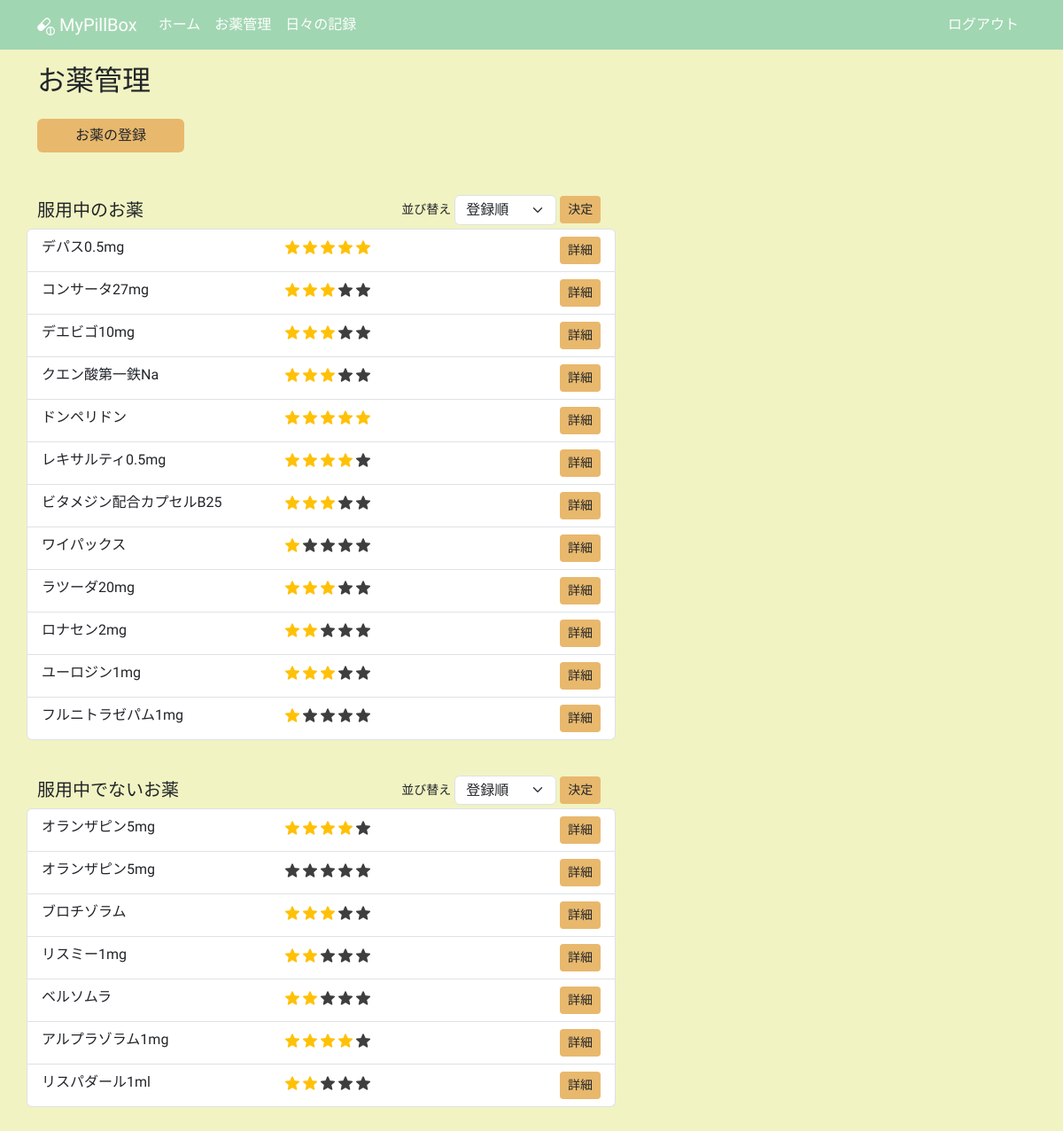
Before: /medicines (signed in) with the older database file.
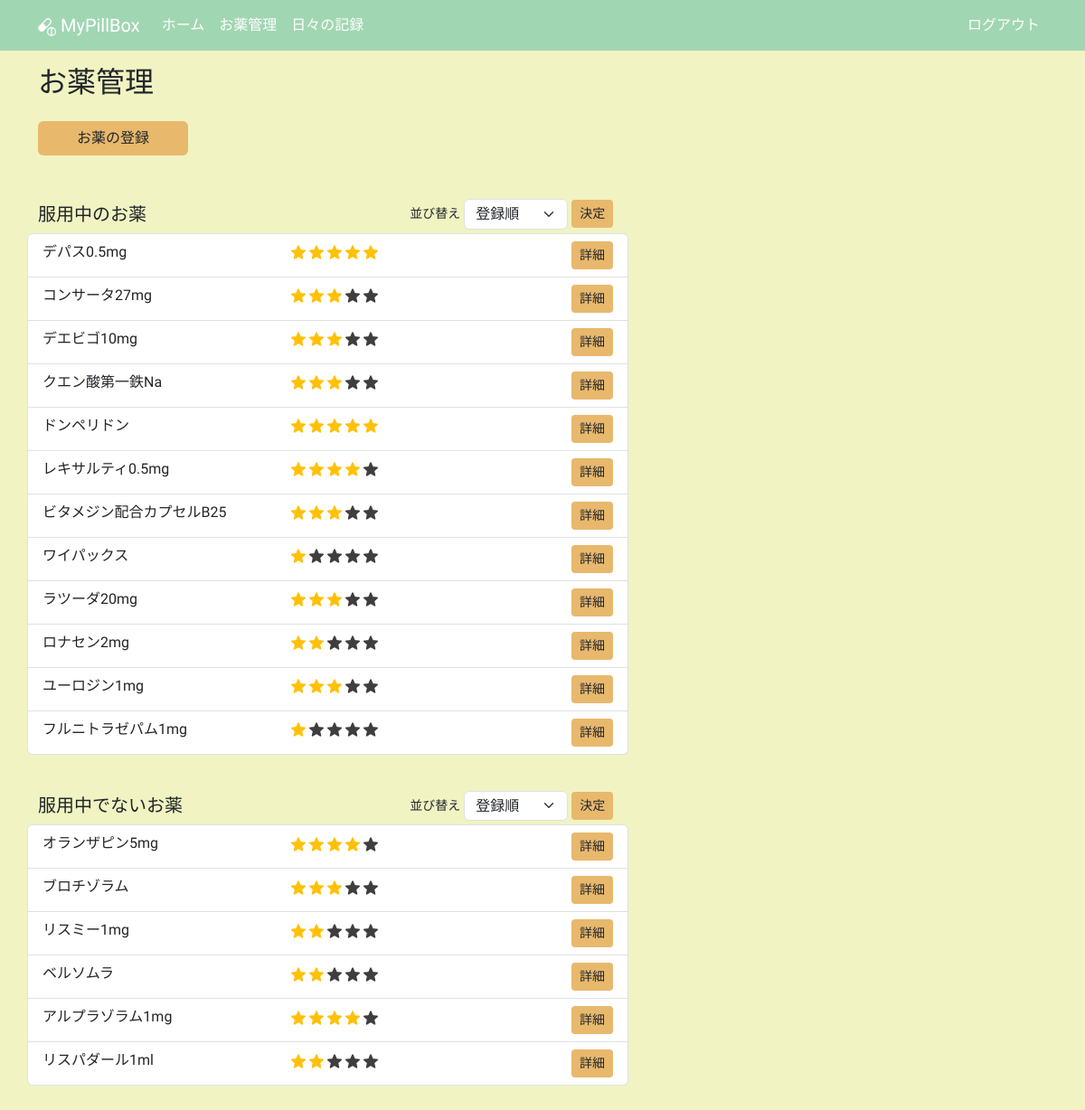
After: the same page with the newer database file.
### app/models.py (models this page shows, shortened)
class Medicine(db.Model):
    __tablename__ = "medicines"
    id: so.Mapped[int] = so.mapped_column(primary_key=True)
    name: so.Mapped[str] = so.mapped_column(sa.String(100))
    taking_start_date: so.Mapped[datetime.date] = so.mapped_column(sa.Date)
    dose_per_day: so.Mapped[Optional[float]]
    taking_timing: so.Mapped[Optional[str]] = so.mapped_column(sa.String(100))
    memo: so.Mapped[Optional[str]] = so.mapped_column(sa.Text)
    rating: so.Mapped[Optional[int]] = so.mapped_column(default=0)
    is_active: so.Mapped[bool] = so.mapped_column(sa.Boolean)
    taking_unit: so.Mapped[TakingUnit] = so.mapped_column(sa.Enum(TakingUnit))
    user_id: so.Mapped[int] = so.mapped_column(sa.ForeignKey(User.id))
    user: so.Mapped[User] = so.relationship(back_populates="medicines")
    daily_log_details: so.Mapped[list["DailyLogDetail"]] = so.relationship(
        cascade="all, delete-orphan", back_populates="medicine"
    )

### app/routes.py (the view)
@app.route("/medicines", methods=["GET"])
@login_required
def medicines():
    title = "お薬管理"
    form = MedicineSortForm()
    form.active_sort.data = request.args.get("active_sort", "registerorder")
    form.not_active_sort.data = request.args.get("not_active_sort", "registerorder")
    active_query = (
        sa.select(Medicine)
        .join(Medicine.user)
        .where(Medicine.user == current_user, Medicine.is_active == True)
        .order_by(Medicine.id)
    )
    not_active_query = (
        sa.select(Medicine)
        .join(Medicine.user)
        .where(Medicine.user == current_user, Medicine.is_active == False)
        .order_by(Medicine.id)
    )
    rating_active_query = (
        sa.select(Medicine)
        .join(Medicine.user)
        .where(Medicine.user == current_user, Medicine.is_active == True)
        .order_by(Medicine.rating.desc())
    )
    rating_not_active_query = (
        sa.select(Medicine)
        .join(Medicine.user)
        .where(Medicine.user == current_user, Medicine.is_active == False)
        .order_by(Medicine.rating.desc())
    )
    if form.active_sort.data == "ratingorder":
        active_medicines = db.session.scalars(rating_active_query).all()
    else:
        active_medicines = db.session.scalars(active_query).all()
    if form.not_active_sort.data == "ratingorder":
        not_active_medicines = db.session.scalars(rating_not_active_query).all()
    else:
        not_active_medicines = db.session.scalars(not_active_query).all()
    return render_template(
        "medicines.html",
        active_medicines=active_medicines,
        not_active_medicines=not_active_medicines,
        form=form,
        title=title,
    )

### app/forms.py
class MedicineSortForm(FlaskForm):
    active_sort = SelectField(
        "並び替え", choices=[("registerorder", "登録順"), ("ratingorder", "星評価順")]
    )
    not_active_sort = SelectField(
        "並び替え", choices=[("registerorder", "登録順"), ("ratingorder", "星評価順")]
    )

### app/models.py (called while the page is built)
@login.user_loader
def load_user(id):
    return db.session.get(User, int(id))

### app/templates/medicines.html (shortened to what the changed rows need)
{% extends "base.html" %}
{% block content %}
  <h2 class="mb-4">お薬管理</h2>
  <div class="row">
    <div class="col-12 col-lg-7 mb-3">
      {% if not active_medicines %}
        <small class="text-secondary">服用中のお薬はありません</small>
      {% else %}
        <ul class="list-group mb-4">
          {% for medicine in active_medicines %}
            <li class="list-group-item row d-flex">
              <p class="m-0 ps-0 col-5">{{ medicine.name }}</p>
              <p class="m-0 col-5">
                {% for i in range(0, medicine.rating) %}
                  <img src="{{ url_for('static', filename='images/star_on.png') }}"
                       class="star-display rating-checked"
                       alt="star">
                {% endfor %}
                {% if medicine.rating < 5 %}
                  {% for i in range(medicine.rating, 5) %}
                    <img src="{{ url_for('static', filename='images/star_on.png') }}"
                         class="star-display"
                         alt="star">
                  {% endfor %}
                {% endif %}
              </p>
              <div class="col-2 text-end p-0">
                <a href="{{ url_for('medicine_detail', medicine_id=medicine.id) }}"
                   class="btn btn-custom btn-sm">詳細</a>
              </div>
            </li>
          {% endfor %}
        </ul>
      {% endif %}
    </div>
  </div>
  <div class="row">
    <div class="col-12 col-lg-7 mb-3">
      {% if not not_active_medicines %}
        <small class="text-secondary">服用中でないお薬はありません</small>
      {% else %}
        <ul class="list-group mb-4">
          {% for medicine in not_active_medicines %}
            <li class="list-group-item row d-flex">
              <p class="m-0 ps-0 col-5">{{ medicine.name }}</p>
              <p class="m-0 col-5">
                {% for i in range(0, medicine.rating) %}
                  <img src="{{ url_for('static', filename='images/star_on.png') }}"
                       class="star-display rating-checked"
                       alt="star">
                {% endfor %}
                {% if medicine.rating < 5 %}
                  {% for i in range(medicine.rating, 5) %}
                    <img src="{{ url_for('static', filename='images/star_on.png') }}"
                         class="star-display"
                         alt="star">
                  {% endfor %}
                {% endif %}
              </p>
              <div class="col-2 text-end p-0">
                <a href="{{ url_for('medicine_detail', medicine_id=medicine.id) }}"
                   class="btn btn-custom btn-sm">詳細</a>
              </div>
            </li>
          {% endfor %}
        </ul>
      {% endif %}
    </div>
  </div>
{% endblock content %}

Changed rows visible on the page:
removed Medicine: name "オランザピン5mg", rating 0 (drawn), shown under "服用中でないお薬"
